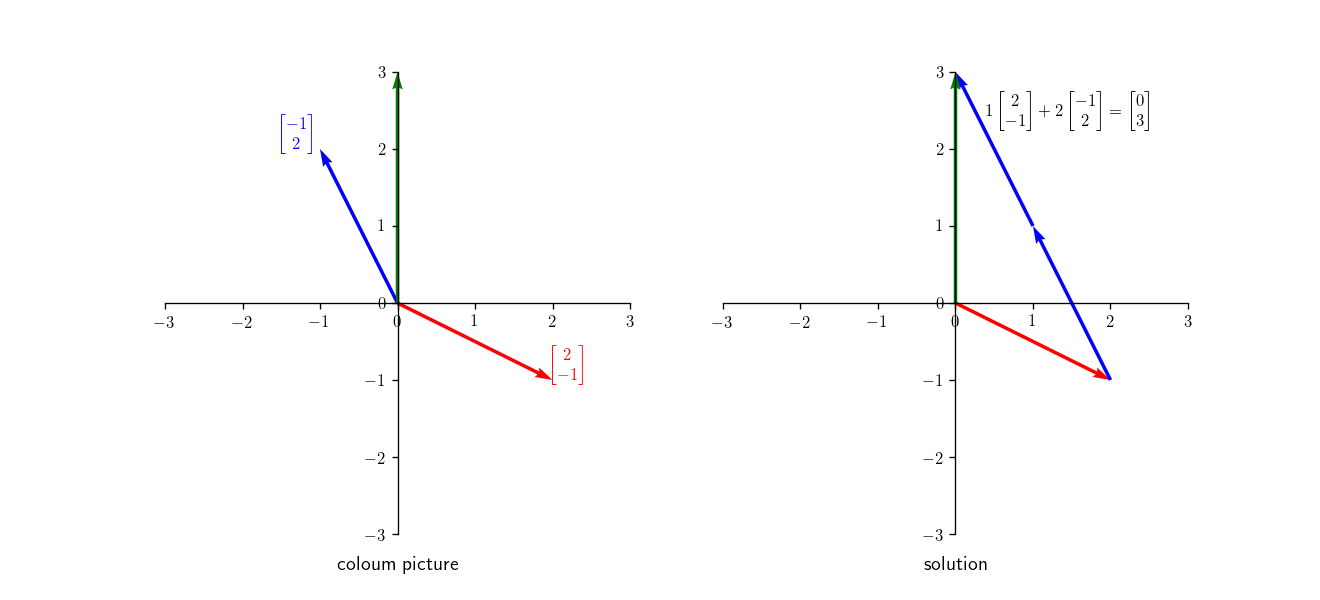

Recreate this plot in Python.
import os
import numpy as np
import matplotlib.pyplot as plt
from matplotlib import rcParams

rcParams['text.usetex'] = True
rcParams['text.latex.preamble'] = r'\usepackage{amsmath}'

def axesCross(ax):
    ax.spines["top"].set_color("none")
    ax.spines["bottom"].set_position("zero")
    ax.spines["left"].set_position("zero")
    ax.spines["right"].set_color("none")

def set_limit(ax, limit):
    ax.set_xlim(-limit, limit)
    ax.set_ylim(-limit, limit)

fig = plt.figure(figsize=(11, 5), dpi=120)
ax1 = fig.add_subplot(1, 2, 1)
ax2 = fig.add_subplot(1, 2, 2)

axesCross(ax1)
axesCross(ax2)
limit = 3
set_limit(ax1, 3)
set_limit(ax2, 3)

Orig = [0, 0]
V = np.array([[2, -1], [-1, 2], [0, 3]])
clr = ['r', 'b', 'g']
ax1.quiver(Orig[0], Orig[1], V[:, 0], V[:, 1], color=clr, angles='xy', scale=1, scale_units='xy')
ax1.text(2, -1, r"$\begin{bmatrix} 2\\ -1 \end{bmatrix}$", color='r')
ax1.text(-1.5, 2, r"$\begin{bmatrix}-1\\  2 \end{bmatrix}$", color='b')
ax1.set_title("coloum picture", y=-.1)

clr2 = ['r', 'b', 'b','g']
S = np.array([[0,  0], [2, -1], [1,  1], [0, 0]])
D = np.array([[2, -1], [-1, 2], [-1, 2], [0, 3]])
ax2.quiver(S[:, 0], S[:, 1], D[:, 0], D[:, 1], color=clr2, angles='xy', scale=1, scale_units='xy')
ax2.text(.4, 2.3, r"$1\begin{bmatrix}2\\ -1\end{bmatrix} + 2\begin{bmatrix}-1\\  2 \end{bmatrix} = \begin{bmatrix}0\\ 3\end{bmatrix}$")
ax2.set_title("solution", y=-.1)

fig.savefig(os.path.basename(__file__).replace(".py", "")+".png", format='png')
plt.show()
